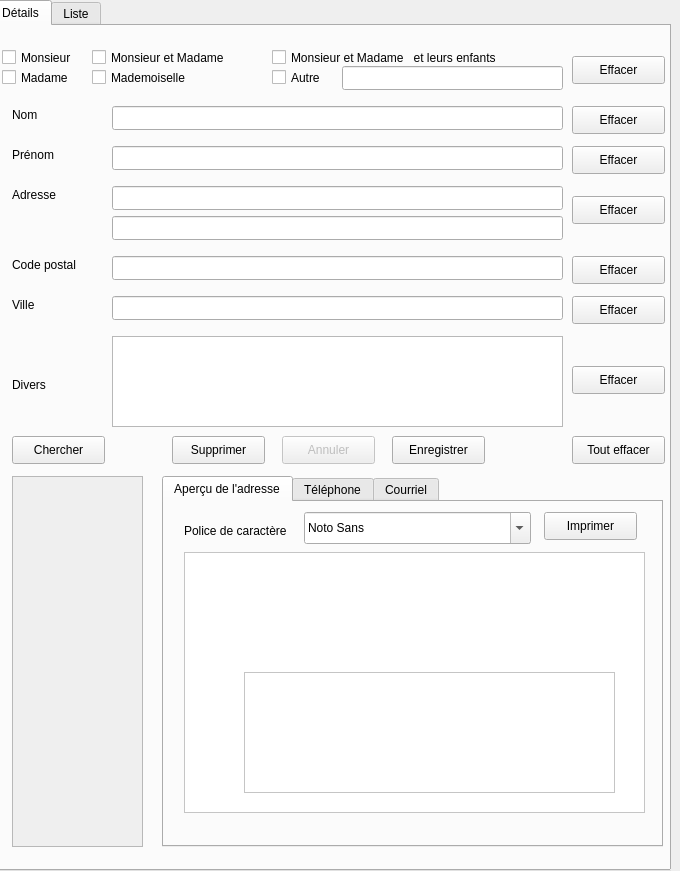
<?xml version="1.0" encoding="UTF-8"?>
<ui version="4.0">
 <class>MainWindow</class>
 <widget class="QMainWindow" name="MainWindow">
  <property name="geometry">
   <rect>
    <x>0</x>
    <y>0</y>
    <width>680</width>
    <height>871</height>
   </rect>
  </property>
  <property name="windowTitle">
   <string>Carnet</string>
  </property>
  <widget class="QWidget" name="centralwidget">
   <widget class="QTabWidget" name="Tcombobox_1">
    <property name="geometry">
     <rect>
      <x>-10</x>
      <y>0</y>
      <width>681</width>
      <height>871</height>
     </rect>
    </property>
    <property name="currentIndex">
     <number>0</number>
    </property>
    <widget class="QWidget" name="tab">
     <attribute name="title">
      <string>Détails</string>
     </attribute>
     <widget class="QCheckBox" name="TCheckbutton1">
      <property name="geometry">
       <rect>
        <x>10</x>
        <y>20</y>
        <width>95</width>
        <height>23</height>
       </rect>
      </property>
      <property name="text">
       <string>Monsieur</string>
      </property>
      <attribute name="buttonGroup">
       <string notr="true">buttonGroup</string>
      </attribute>
     </widget>
     <widget class="QCheckBox" name="TCheckbutton2">
      <property name="geometry">
       <rect>
        <x>10</x>
        <y>40</y>
        <width>95</width>
        <height>23</height>
       </rect>
      </property>
      <property name="text">
       <string>Madame</string>
      </property>
      <attribute name="buttonGroup">
       <string notr="true">buttonGroup</string>
      </attribute>
     </widget>
     <widget class="QCheckBox" name="TCheckbutton3">
      <property name="geometry">
       <rect>
        <x>100</x>
        <y>20</y>
        <width>181</width>
        <height>23</height>
       </rect>
      </property>
      <property name="text">
       <string>Monsieur et Madame</string>
      </property>
      <attribute name="buttonGroup">
       <string notr="true">buttonGroup</string>
      </attribute>
     </widget>
     <widget class="QCheckBox" name="TCheckbutton4">
      <property name="geometry">
       <rect>
        <x>280</x>
        <y>20</y>
        <width>291</width>
        <height>23</height>
       </rect>
      </property>
      <property name="text">
       <string>Monsieur et Madame   et leurs enfants</string>
      </property>
      <attribute name="buttonGroup">
       <string notr="true">buttonGroup</string>
      </attribute>
     </widget>
     <widget class="QCheckBox" name="TCheckbutton5">
      <property name="geometry">
       <rect>
        <x>100</x>
        <y>40</y>
        <width>121</width>
        <height>23</height>
       </rect>
      </property>
      <property name="text">
       <string>Mademoiselle</string>
      </property>
      <attribute name="buttonGroup">
       <string notr="true">buttonGroup</string>
      </attribute>
     </widget>
     <widget class="QCheckBox" name="TCheckbutton6">
      <property name="geometry">
       <rect>
        <x>280</x>
        <y>40</y>
        <width>95</width>
        <height>23</height>
       </rect>
      </property>
      <property name="sizePolicy">
       <sizepolicy hsizetype="Preferred" vsizetype="Fixed">
        <horstretch>0</horstretch>
        <verstretch>0</verstretch>
       </sizepolicy>
      </property>
      <property name="text">
       <string>Autre</string>
      </property>
      <attribute name="buttonGroup">
       <string notr="true">buttonGroup</string>
      </attribute>
     </widget>
     <widget class="QLineEdit" name="Entry7">
      <property name="geometry">
       <rect>
        <x>350</x>
        <y>40</y>
        <width>221</width>
        <height>24</height>
       </rect>
      </property>
     </widget>
     <widget class="QLineEdit" name="Entry2">
      <property name="geometry">
       <rect>
        <x>120</x>
        <y>80</y>
        <width>451</width>
        <height>24</height>
       </rect>
      </property>
     </widget>
     <widget class="QLineEdit" name="Entry3">
      <property name="geometry">
       <rect>
        <x>120</x>
        <y>120</y>
        <width>451</width>
        <height>24</height>
       </rect>
      </property>
     </widget>
     <widget class="QLineEdit" name="Entry4">
      <property name="geometry">
       <rect>
        <x>120</x>
        <y>160</y>
        <width>451</width>
        <height>24</height>
       </rect>
      </property>
     </widget>
     <widget class="QLineEdit" name="Entry6">
      <property name="geometry">
       <rect>
        <x>120</x>
        <y>190</y>
        <width>451</width>
        <height>24</height>
       </rect>
      </property>
     </widget>
     <widget class="QLineEdit" name="Entry5">
      <property name="geometry">
       <rect>
        <x>120</x>
        <y>230</y>
        <width>451</width>
        <height>24</height>
       </rect>
      </property>
     </widget>
     <widget class="QLineEdit" name="Entry1">
      <property name="geometry">
       <rect>
        <x>120</x>
        <y>270</y>
        <width>451</width>
        <height>24</height>
       </rect>
      </property>
     </widget>
     <widget class="QLabel" name="label">
      <property name="geometry">
       <rect>
        <x>20</x>
        <y>80</y>
        <width>73</width>
        <height>18</height>
       </rect>
      </property>
      <property name="text">
       <string>Nom</string>
      </property>
     </widget>
     <widget class="QLabel" name="label_2">
      <property name="geometry">
       <rect>
        <x>20</x>
        <y>120</y>
        <width>73</width>
        <height>18</height>
       </rect>
      </property>
      <property name="text">
       <string>Prénom</string>
      </property>
     </widget>
     <widget class="QLabel" name="label_3">
      <property name="geometry">
       <rect>
        <x>20</x>
        <y>160</y>
        <width>73</width>
        <height>18</height>
       </rect>
      </property>
      <property name="text">
       <string>Adresse</string>
      </property>
     </widget>
     <widget class="QLabel" name="label_4">
      <property name="geometry">
       <rect>
        <x>20</x>
        <y>230</y>
        <width>91</width>
        <height>18</height>
       </rect>
      </property>
      <property name="text">
       <string>Code postal</string>
      </property>
     </widget>
     <widget class="QLabel" name="label_5">
      <property name="geometry">
       <rect>
        <x>20</x>
        <y>270</y>
        <width>73</width>
        <height>18</height>
       </rect>
      </property>
      <property name="text">
       <string>Ville</string>
      </property>
     </widget>
     <widget class="QLabel" name="label_6">
      <property name="geometry">
       <rect>
        <x>20</x>
        <y>350</y>
        <width>73</width>
        <height>18</height>
       </rect>
      </property>
      <property name="text">
       <string>Divers</string>
      </property>
     </widget>
     <widget class="QPushButton" name="TButton13">
      <property name="geometry">
       <rect>
        <x>580</x>
        <y>30</y>
        <width>93</width>
        <height>28</height>
       </rect>
      </property>
      <property name="text">
       <string>Effacer</string>
      </property>
     </widget>
     <widget class="QPushButton" name="TButton2">
      <property name="geometry">
       <rect>
        <x>580</x>
        <y>80</y>
        <width>93</width>
        <height>28</height>
       </rect>
      </property>
      <property name="text">
       <string>Effacer</string>
      </property>
     </widget>
     <widget class="QPushButton" name="TButton3">
      <property name="geometry">
       <rect>
        <x>580</x>
        <y>120</y>
        <width>93</width>
        <height>28</height>
       </rect>
      </property>
      <property name="text">
       <string>Effacer</string>
      </property>
     </widget>
     <widget class="QPushButton" name="TButton4">
      <property name="geometry">
       <rect>
        <x>580</x>
        <y>170</y>
        <width>93</width>
        <height>28</height>
       </rect>
      </property>
      <property name="text">
       <string>Effacer</string>
      </property>
     </widget>
     <widget class="QPushButton" name="TButton5">
      <property name="geometry">
       <rect>
        <x>580</x>
        <y>230</y>
        <width>93</width>
        <height>28</height>
       </rect>
      </property>
      <property name="text">
       <string>Effacer</string>
      </property>
     </widget>
     <widget class="QPushButton" name="TButton1">
      <property name="geometry">
       <rect>
        <x>580</x>
        <y>270</y>
        <width>93</width>
        <height>28</height>
       </rect>
      </property>
      <property name="text">
       <string>Effacer</string>
      </property>
     </widget>
     <widget class="QPushButton" name="TButton14">
      <property name="geometry">
       <rect>
        <x>580</x>
        <y>340</y>
        <width>93</width>
        <height>28</height>
       </rect>
      </property>
      <property name="text">
       <string>Effacer</string>
      </property>
     </widget>
     <widget class="QPushButton" name="TButton7">
      <property name="geometry">
       <rect>
        <x>580</x>
        <y>410</y>
        <width>93</width>
        <height>28</height>
       </rect>
      </property>
      <property name="text">
       <string>Tout effacer</string>
      </property>
     </widget>
     <widget class="QTabWidget" name="tabWidget_2">
      <property name="geometry">
       <rect>
        <x>170</x>
        <y>450</y>
        <width>501</width>
        <height>371</height>
       </rect>
      </property>
      <property name="currentIndex">
       <number>0</number>
      </property>
      <widget class="QWidget" name="tab_3">
       <attribute name="title">
        <string>Aperçu de l'adresse</string>
       </attribute>
       <widget class="QPushButton" name="Button9">
        <property name="geometry">
         <rect>
          <x>380</x>
          <y>10</y>
          <width>93</width>
          <height>28</height>
         </rect>
        </property>
        <property name="text">
         <string>Imprimer</string>
        </property>
       </widget>
       <widget class="QFontComboBox" name="fontComboBox">
        <property name="geometry">
         <rect>
          <x>140</x>
          <y>10</y>
          <width>227</width>
          <height>32</height>
         </rect>
        </property>
        <property name="currentFont">
         <font>
          <family>Montez</family>
          <pointsize>10</pointsize>
         </font>
        </property>
       </widget>
       <widget class="QFrame" name="frame">
        <property name="geometry">
         <rect>
          <x>20</x>
          <y>50</y>
          <width>461</width>
          <height>261</height>
         </rect>
        </property>
        <property name="autoFillBackground">
         <bool>false</bool>
        </property>
        <property name="styleSheet">
         <string notr="true">background-color: white;</string>
        </property>
        <property name="frameShape">
         <enum>QFrame::StyledPanel</enum>
        </property>
        <property name="frameShadow">
         <enum>QFrame::Raised</enum>
        </property>
        <widget class="QLabel" name="label_9">
         <property name="geometry">
          <rect>
           <x>390</x>
           <y>10</y>
           <width>58</width>
           <height>71</height>
          </rect>
         </property>
         <property name="text">
          <string/>
         </property>
         <property name="pixmap">
          <pixmap>timbre_pie_xii.gif</pixmap>
         </property>
        </widget>
        <widget class="QPlainTextEdit" name="plainTextEdit">
         <property name="geometry">
          <rect>
           <x>60</x>
           <y>120</y>
           <width>371</width>
           <height>121</height>
          </rect>
         </property>
         <property name="styleSheet">
          <string notr="true">border-color: white</string>
         </property>
         <property name="plainText">
          <string/>
         </property>
        </widget>
       </widget>
       <widget class="QLabel" name="label_10">
        <property name="geometry">
         <rect>
          <x>20</x>
          <y>20</y>
          <width>121</width>
          <height>18</height>
         </rect>
        </property>
        <property name="text">
         <string>Police de caractère</string>
        </property>
       </widget>
       <zorder>frame</zorder>
       <zorder>Button9</zorder>
       <zorder>fontComboBox</zorder>
       <zorder>label_10</zorder>
      </widget>
      <widget class="QWidget" name="tab_4">
       <attribute name="title">
        <string>Téléphone</string>
       </attribute>
       <widget class="QLabel" name="label_7">
        <property name="geometry">
         <rect>
          <x>10</x>
          <y>20</y>
          <width>73</width>
          <height>18</height>
         </rect>
        </property>
        <property name="text">
         <string>Nom</string>
        </property>
       </widget>
       <widget class="QLineEdit" name="Entry17">
        <property name="geometry">
         <rect>
          <x>110</x>
          <y>20</y>
          <width>271</width>
          <height>24</height>
         </rect>
        </property>
       </widget>
       <widget class="QLineEdit" name="Entry18">
        <property name="geometry">
         <rect>
          <x>110</x>
          <y>50</y>
          <width>271</width>
          <height>24</height>
         </rect>
        </property>
        <property name="text">
         <string/>
        </property>
       </widget>
       <widget class="QLabel" name="label_8">
        <property name="geometry">
         <rect>
          <x>10</x>
          <y>50</y>
          <width>73</width>
          <height>18</height>
         </rect>
        </property>
        <property name="text">
         <string>Numéro</string>
        </property>
       </widget>
       <widget class="QPushButton" name="Button11">
        <property name="geometry">
         <rect>
          <x>390</x>
          <y>20</y>
          <width>93</width>
          <height>28</height>
         </rect>
        </property>
        <property name="text">
         <string>Ajouter</string>
        </property>
       </widget>
       <widget class="QPushButton" name="Button12">
        <property name="geometry">
         <rect>
          <x>390</x>
          <y>50</y>
          <width>93</width>
          <height>28</height>
         </rect>
        </property>
        <property name="text">
         <string>Supprimer</string>
        </property>
       </widget>
       <widget class="QPlainTextEdit" name="Text3">
        <property name="geometry">
         <rect>
          <x>10</x>
          <y>80</y>
          <width>471</width>
          <height>241</height>
         </rect>
        </property>
       </widget>
      </widget>
      <widget class="QWidget" name="tab_5">
       <attribute name="title">
        <string>Courriel</string>
       </attribute>
      </widget>
     </widget>
     <widget class="QPushButton" name="Button2">
      <property name="enabled">
       <bool>false</bool>
      </property>
      <property name="geometry">
       <rect>
        <x>290</x>
        <y>410</y>
        <width>93</width>
        <height>28</height>
       </rect>
      </property>
      <property name="text">
       <string>Annuler</string>
      </property>
     </widget>
     <widget class="QPushButton" name="Button1">
      <property name="geometry">
       <rect>
        <x>400</x>
        <y>410</y>
        <width>93</width>
        <height>28</height>
       </rect>
      </property>
      <property name="text">
       <string>Enregistrer</string>
      </property>
     </widget>
     <widget class="QPushButton" name="TButton6">
      <property name="geometry">
       <rect>
        <x>20</x>
        <y>410</y>
        <width>93</width>
        <height>28</height>
       </rect>
      </property>
      <property name="text">
       <string>Chercher</string>
      </property>
     </widget>
     <widget class="QPlainTextEdit" name="Text1">
      <property name="enabled">
       <bool>false</bool>
      </property>
      <property name="geometry">
       <rect>
        <x>20</x>
        <y>450</y>
        <width>131</width>
        <height>371</height>
       </rect>
      </property>
     </widget>
     <widget class="QPlainTextEdit" name="Entry8">
      <property name="geometry">
       <rect>
        <x>120</x>
        <y>310</y>
        <width>451</width>
        <height>91</height>
       </rect>
      </property>
     </widget>
     <widget class="QPushButton" name="Button3">
      <property name="geometry">
       <rect>
        <x>180</x>
        <y>410</y>
        <width>93</width>
        <height>28</height>
       </rect>
      </property>
      <property name="text">
       <string>Supprimer</string>
      </property>
     </widget>
    </widget>
    <widget class="QWidget" name="tab_2">
     <attribute name="title">
      <string>Liste</string>
     </attribute>
     <widget class="QGroupBox" name="groupBox">
      <property name="geometry">
       <rect>
        <x>10</x>
        <y>10</y>
        <width>661</width>
        <height>171</height>
       </rect>
      </property>
      <property name="title">
       <string>Carnet d'adresse</string>
      </property>
      <widget class="QComboBox" name="TCombobox1">
       <property name="geometry">
        <rect>
         <x>10</x>
         <y>20</y>
         <width>211</width>
         <height>24</height>
        </rect>
       </property>
       <item>
        <property name="text">
         <string>Toutes</string>
        </property>
       </item>
       <item>
        <property name="text">
         <string>A</string>
        </property>
       </item>
       <item>
        <property name="text">
         <string>B</string>
        </property>
       </item>
       <item>
        <property name="text">
         <string>C</string>
        </property>
       </item>
       <item>
        <property name="text">
         <string>D</string>
        </property>
       </item>
       <item>
        <property name="text">
         <string>E</string>
        </property>
       </item>
       <item>
        <property name="text">
         <string>F</string>
        </property>
       </item>
       <item>
        <property name="text">
         <string>G</string>
        </property>
       </item>
       <item>
        <property name="text">
         <string>H</string>
        </property>
       </item>
       <item>
        <property name="text">
         <string>I</string>
        </property>
       </item>
       <item>
        <property name="text">
         <string>J</string>
        </property>
       </item>
       <item>
        <property name="text">
         <string>K</string>
        </property>
       </item>
       <item>
        <property name="text">
         <string>L</string>
        </property>
       </item>
       <item>
        <property name="text">
         <string>M</string>
        </property>
       </item>
       <item>
        <property name="text">
         <string>N</string>
        </property>
       </item>
       <item>
        <property name="text">
         <string>O</string>
        </property>
       </item>
       <item>
        <property name="text">
         <string>P</string>
        </property>
       </item>
       <item>
        <property name="text">
         <string>Q</string>
        </property>
       </item>
       <item>
        <property name="text">
         <string>R</string>
        </property>
       </item>
       <item>
        <property name="text">
         <string>S</string>
        </property>
       </item>
       <item>
        <property name="text">
         <string>T</string>
        </property>
       </item>
       <item>
        <property name="text">
         <string>U</string>
        </property>
       </item>
       <item>
        <property name="text">
         <string>V</string>
        </property>
       </item>
       <item>
        <property name="text">
         <string>W</string>
        </property>
       </item>
       <item>
        <property name="text">
         <string>X</string>
        </property>
       </item>
       <item>
        <property name="text">
         <string>Y</string>
        </property>
       </item>
       <item>
        <property name="text">
         <string>Z</string>
        </property>
       </item>
      </widget>
      <widget class="QListWidget" name="listWidget">
       <property name="geometry">
        <rect>
         <x>10</x>
         <y>50</y>
         <width>641</width>
         <height>111</height>
        </rect>
       </property>
      </widget>
     </widget>
     <widget class="QGroupBox" name="groupBox_2">
      <property name="geometry">
       <rect>
        <x>10</x>
        <y>230</y>
        <width>661</width>
        <height>201</height>
       </rect>
      </property>
      <property name="title">
       <string>Liste sélectionnée</string>
      </property>
      <widget class="QListWidget" name="listWidget_2">
       <property name="geometry">
        <rect>
         <x>10</x>
         <y>30</y>
         <width>641</width>
         <height>161</height>
        </rect>
       </property>
      </widget>
     </widget>
     <widget class="QPushButton" name="TButton12">
      <property name="geometry">
       <rect>
        <x>112</x>
        <y>190</y>
        <width>101</width>
        <height>28</height>
       </rect>
      </property>
      <property name="text">
       <string>Tout ajouter</string>
      </property>
     </widget>
     <widget class="QPushButton" name="TButton8">
      <property name="geometry">
       <rect>
        <x>230</x>
        <y>190</y>
        <width>93</width>
        <height>28</height>
       </rect>
      </property>
      <property name="text">
       <string>Ajouter</string>
      </property>
     </widget>
     <widget class="QPushButton" name="TButton9">
      <property name="geometry">
       <rect>
        <x>340</x>
        <y>190</y>
        <width>93</width>
        <height>28</height>
       </rect>
      </property>
      <property name="text">
       <string>Enlever</string>
      </property>
     </widget>
     <widget class="QPushButton" name="TButton15">
      <property name="geometry">
       <rect>
        <x>450</x>
        <y>190</y>
        <width>101</width>
        <height>28</height>
       </rect>
      </property>
      <property name="text">
       <string>Tout enlever</string>
      </property>
     </widget>
     <widget class="QPushButton" name="TButton10">
      <property name="geometry">
       <rect>
        <x>170</x>
        <y>440</y>
        <width>151</width>
        <height>28</height>
       </rect>
      </property>
      <property name="text">
       <string>Imprimer l'aperçu</string>
      </property>
     </widget>
     <widget class="QPushButton" name="TButton11">
      <property name="geometry">
       <rect>
        <x>340</x>
        <y>440</y>
        <width>241</width>
        <height>28</height>
       </rect>
      </property>
      <property name="text">
       <string>Imprimer la liste sélectionnée</string>
      </property>
     </widget>
     <widget class="QFrame" name="frame_2">
      <property name="geometry">
       <rect>
        <x>110</x>
        <y>550</y>
        <width>461</width>
        <height>261</height>
       </rect>
      </property>
      <property name="autoFillBackground">
       <bool>false</bool>
      </property>
      <property name="styleSheet">
       <string notr="true">background-color: white;</string>
      </property>
      <property name="frameShape">
       <enum>QFrame::StyledPanel</enum>
      </property>
      <property name="frameShadow">
       <enum>QFrame::Raised</enum>
      </property>
      <widget class="QLabel" name="label_11">
       <property name="geometry">
        <rect>
         <x>390</x>
         <y>10</y>
         <width>58</width>
         <height>71</height>
        </rect>
       </property>
       <property name="text">
        <string/>
       </property>
       <property name="pixmap">
        <pixmap>timbre_pie_xii.gif</pixmap>
       </property>
      </widget>
      <widget class="QPlainTextEdit" name="plainTextEdit_2">
       <property name="geometry">
        <rect>
         <x>60</x>
         <y>120</y>
         <width>371</width>
         <height>121</height>
        </rect>
       </property>
       <property name="styleSheet">
        <string notr="true">border-color: white</string>
       </property>
       <property name="plainText">
        <string/>
       </property>
      </widget>
     </widget>
     <widget class="QFontComboBox" name="fontComboBox_2">
      <property name="geometry">
       <rect>
        <x>300</x>
        <y>490</y>
        <width>227</width>
        <height>32</height>
       </rect>
      </property>
      <property name="currentFont">
       <font>
        <family>Montez</family>
        <pointsize>10</pointsize>
       </font>
      </property>
     </widget>
     <widget class="QLabel" name="label_12">
      <property name="geometry">
       <rect>
        <x>160</x>
        <y>500</y>
        <width>121</width>
        <height>18</height>
       </rect>
      </property>
      <property name="text">
       <string>Police de caractère</string>
      </property>
     </widget>
    </widget>
   </widget>
  </widget>
 </widget>
 <resources/>
 <connections/>
 <buttongroups>
  <buttongroup name="buttonGroup"/>
 </buttongroups>
</ui>
